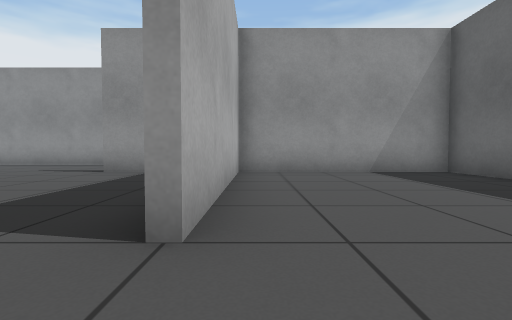
[1] (above)

24 first-person views from a walk through a Gazebo world. The camera is 0.5 m above the floor, tilts 2° down and sees 85° across. The floor is counted in squares, 1 m on a side. Each view is taken from the middle of a square. On the plan, view 1 faces up. The plan holds only what a view shows up to about 9 squares ahead; the rest is blank.

[2]
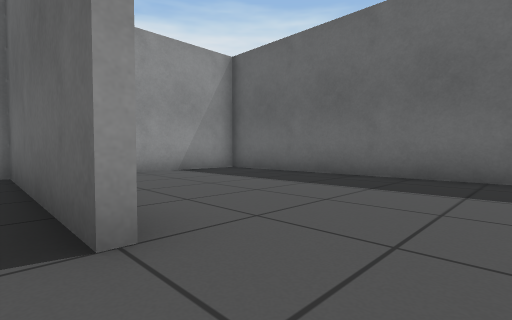

[3]
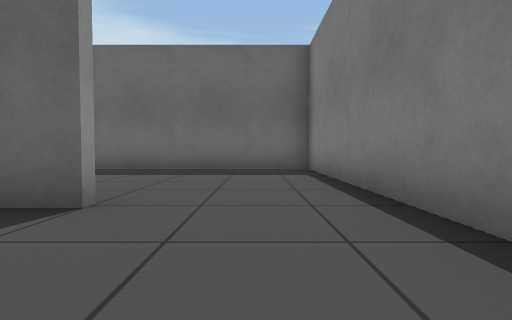

[4]
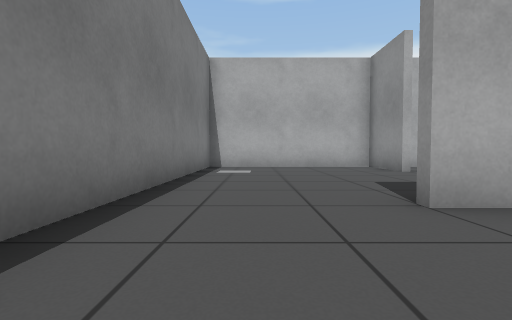

[5]
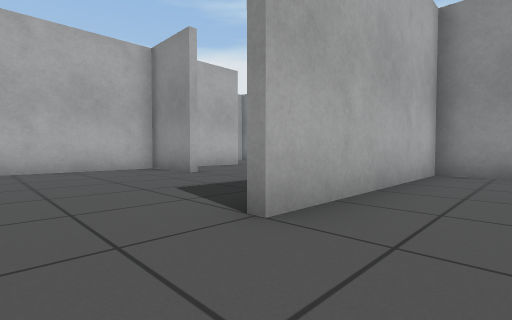

[6]
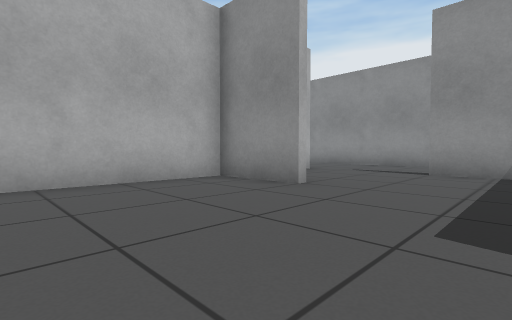

[7]
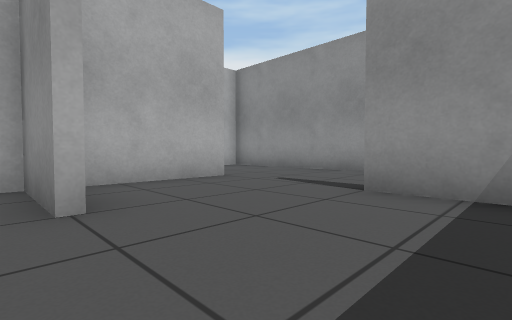

[8]
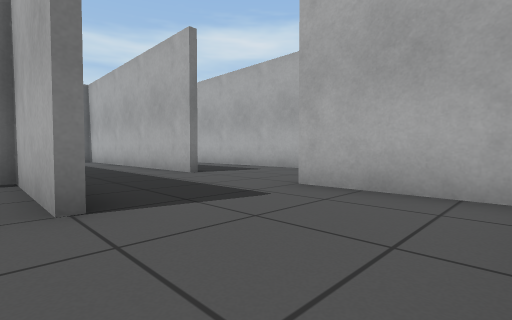

[9]
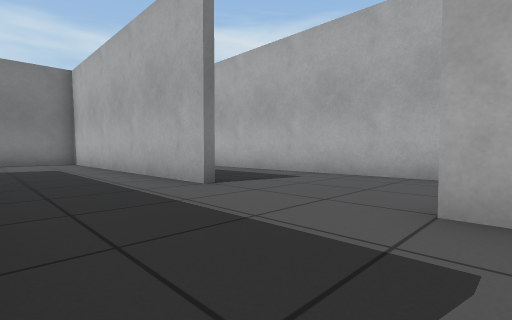

[10]
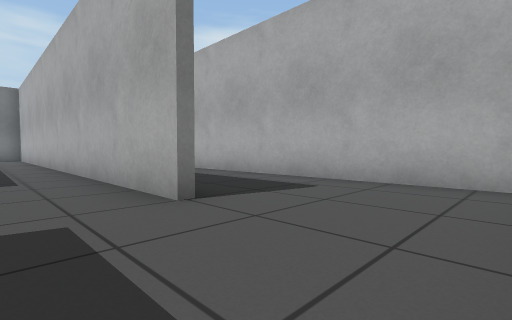

[11]
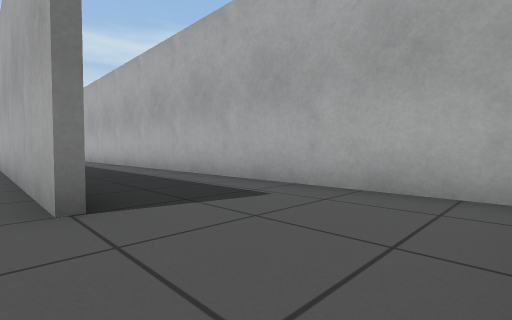

[12]
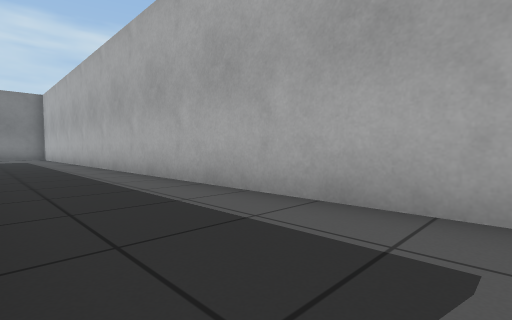

[13]
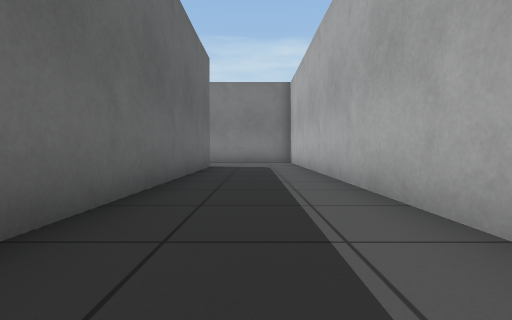

[14]
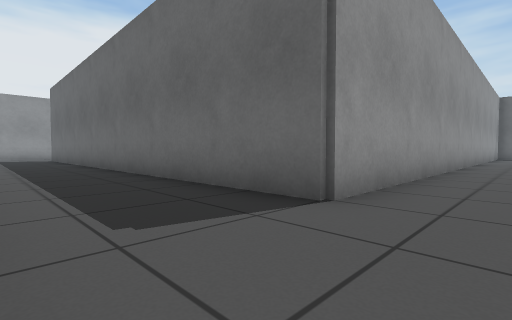

[15]
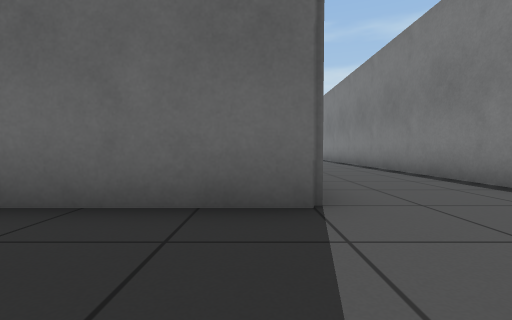

[16]
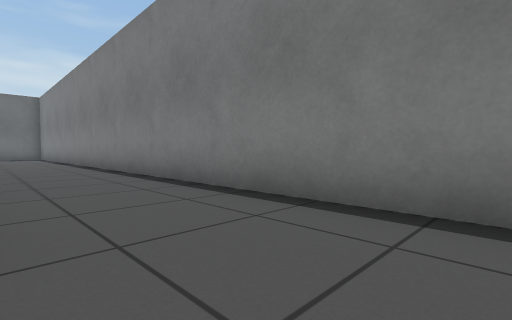

[17]
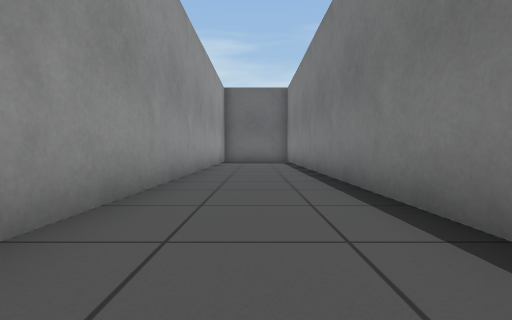

[18]
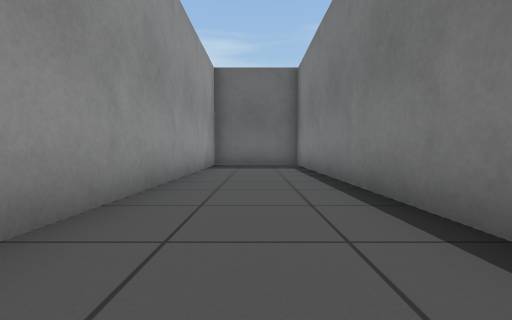

[19]
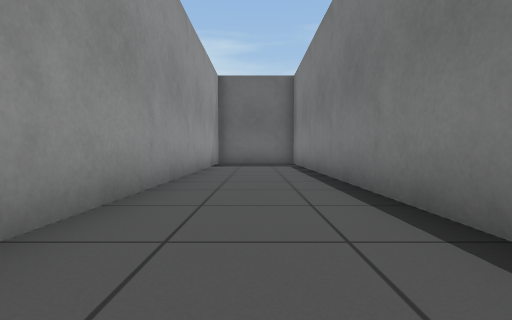

[20]
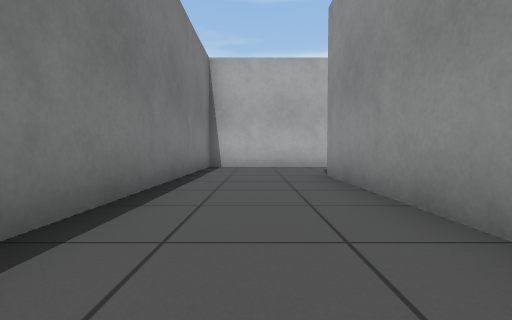

[21]
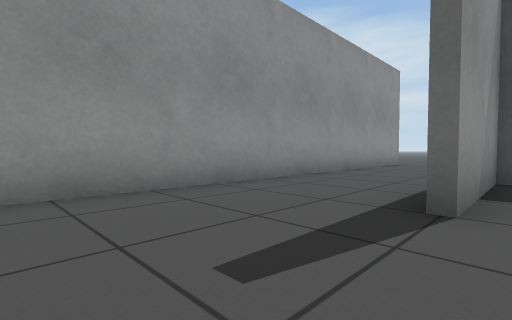

[22]
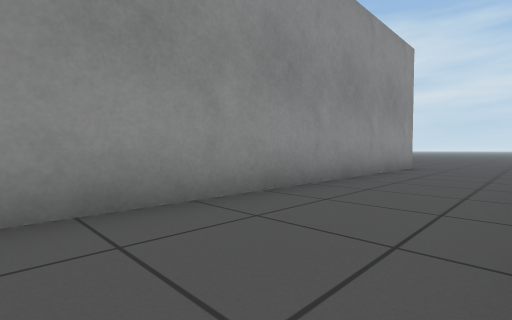

[23]
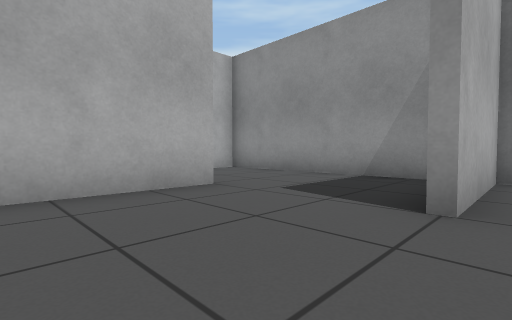

[24]
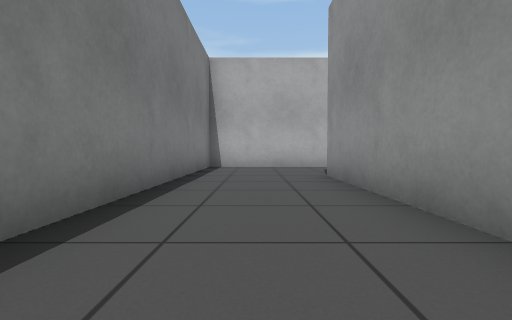

### Floor plan
Ten units are one square. View 1 is at (0, 0); x grows to the right and y downward. Boxes are objects, and circles mark ways between rooms. Rooms are numbered by the first view taken in them; rooms with no view inside come last. Other rooms are left out.
<svg viewBox="-159 -99 210 208">
<path fill="none" stroke="#000" d="M-4 -65 -4 -15M-15 14 44 14 44 -64 -10 -64M-44 -34 -65 -34M-64 -41 -64 14 -15 14M-6 -14 -6 -65M-10 -64 -35 -64M-25 16 -65 16M-94 -36 -94 44 -25 44M-64 -66 -64 -41M40 76 -126 76 -126 -14M-124 -66 -124 24M-102 -94 -154 -94 -154 104 40 104M46 -94 -94 -94 -94 -65"/>
<circle cx="-10" cy="-5" r="3" fill="#2a7"/>
<circle cx="-40" cy="-50" r="3" fill="#2a7"/>
<text x="10" y="-30">1</text>
<text x="-40" y="-20">2</text>
<text x="-50" y="20">3</text>
</svg>
Room 1 opens to room 2. Room 2 opens to room 3.

Where each view was taken, in squares from view 1:
view 1: 0 up, 0 right, facing up
view 2: 0 up, 1 left, facing up-right
view 3: 0 up, 3 left, facing right
view 4: 0 up, 2 right, facing left
view 5: 0 up, 1 right, facing up-left
view 6: 0 up, 2 left, facing up-left
view 7: 3 up, 2 left, facing up-left
view 8: 9 up, 6 left, facing down-left
view 9: 7 up, 7 left, facing down-left
view 10: 9 up, 11 left, facing down-left
view 11: 9 up, 12 left, facing down-left
view 12: 7 up, 13 left, facing down-left
view 13: 1 up, 14 left, facing down
view 14: 9 down, 15 left, facing up-right
view 15: 7 down, 15 left, facing right
view 16: 8 down, 14 left, facing down-right
view 17: 9 down, 8 left, facing right
view 18: 9 down, 5 left, facing right
view 19: 9 down, 6 left, facing right
view 20: 9 down, 7 left, facing left
view 21: 6 up, 6 left, facing up-right
view 22: 7 up, 4 left, facing up-right
view 23: 4 up, 9 left, facing up-left
view 24: 3 down, 1 left, facing left
